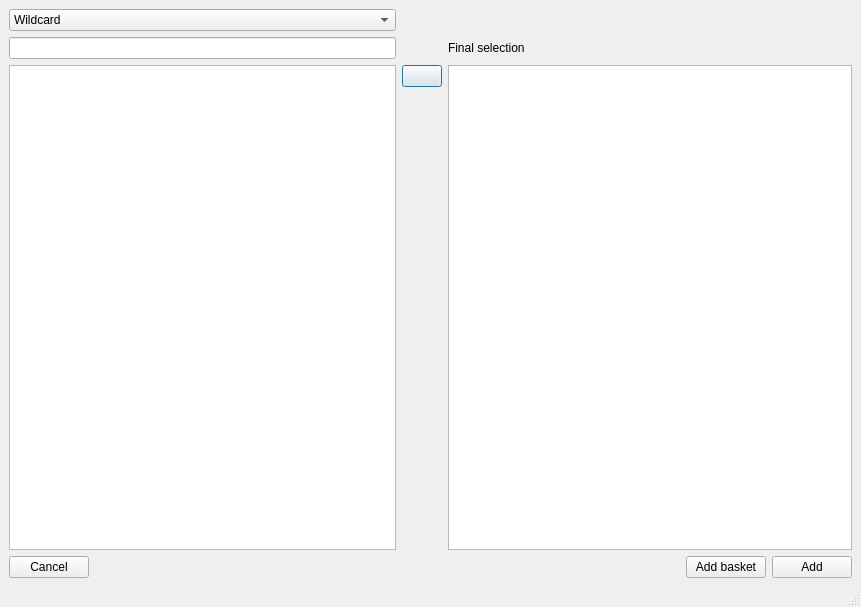
<?xml version="1.0" encoding="UTF-8"?>
<ui version="4.0">
 <class>SearchDialog</class>
 <widget class="QDialog" name="SearchDialog">
  <property name="geometry">
   <rect>
    <x>0</x>
    <y>0</y>
    <width>861</width>
    <height>607</height>
   </rect>
  </property>
  <property name="windowTitle">
   <string>Dialog</string>
  </property>
  <property name="sizeGripEnabled">
   <bool>true</bool>
  </property>
  <layout class="QGridLayout" name="grid_layout" columnstretch="1,0,1,0,0,0">
   <property name="leftMargin">
    <number>9</number>
   </property>
   <property name="topMargin">
    <number>9</number>
   </property>
   <property name="rightMargin">
    <number>9</number>
   </property>
   <property name="bottomMargin">
    <number>9</number>
   </property>
   <item row="0" column="0">
    <widget class="QComboBox" name="match_kind">
     <property name="currentIndex">
      <number>0</number>
     </property>
     <item>
      <property name="text">
       <string>Wildcard</string>
      </property>
     </item>
     <item>
      <property name="text">
       <string>Regex</string>
      </property>
     </item>
    </widget>
   </item>
   <item row="5" column="1">
    <widget class="QPushButton" name="add_btn">
     <property name="text">
      <string/>
     </property>
     <property name="icon">
      <iconset>
       <normaloff>:/left.png</normaloff>:/left.png</iconset>
     </property>
    </widget>
   </item>
   <item row="1" column="2">
    <widget class="QLabel" name="label">
     <property name="text">
      <string>Final selection</string>
     </property>
    </widget>
   </item>
   <item row="5" column="2" rowspan="4" colspan="4">
    <widget class="MinimalListWidget" name="selection"/>
   </item>
   <item row="9" column="0" colspan="6">
    <layout class="QHBoxLayout" name="horizontalLayout" stretch="0,1,0,0">
     <item>
      <widget class="QPushButton" name="cancel_btn">
       <property name="text">
        <string>Cancel</string>
       </property>
      </widget>
     </item>
     <item>
      <spacer name="horizontalSpacer_2">
       <property name="orientation">
        <enum>Qt::Horizontal</enum>
       </property>
       <property name="sizeHint" stdset="0">
        <size>
         <width>40</width>
         <height>20</height>
        </size>
       </property>
      </spacer>
     </item>
     <item>
      <widget class="QPushButton" name="add_basket_btn">
       <property name="text">
        <string>Add basket</string>
       </property>
      </widget>
     </item>
     <item>
      <widget class="QPushButton" name="apply_btn">
       <property name="text">
        <string>Add</string>
       </property>
      </widget>
     </item>
    </layout>
   </item>
   <item row="10" column="0">
    <widget class="QLabel" name="status">
     <property name="text">
      <string/>
     </property>
    </widget>
   </item>
   <item row="1" column="0">
    <widget class="QLineEdit" name="search_box">
     <property name="text">
      <string/>
     </property>
    </widget>
   </item>
   <item row="5" column="0" rowspan="4">
    <widget class="QListWidget" name="matches">
     <property name="selectionMode">
      <enum>QAbstractItemView::ExtendedSelection</enum>
     </property>
     <property name="sortingEnabled">
      <bool>true</bool>
     </property>
    </widget>
   </item>
   <item row="6" column="1">
    <spacer name="verticalSpacer_2">
     <property name="orientation">
      <enum>Qt::Vertical</enum>
     </property>
     <property name="sizeHint" stdset="0">
      <size>
       <width>20</width>
       <height>40</height>
      </size>
     </property>
    </spacer>
   </item>
  </layout>
 </widget>
 <customwidgets>
  <customwidget>
   <class>MinimalListWidget</class>
   <extends>QListWidget</extends>
   <header>asammdf/gui/widgets/list.h</header>
  </customwidget>
 </customwidgets>
 <tabstops>
  <tabstop>search_box</tabstop>
  <tabstop>matches</tabstop>
  <tabstop>add_btn</tabstop>
  <tabstop>selection</tabstop>
  <tabstop>add_basket_btn</tabstop>
  <tabstop>apply_btn</tabstop>
  <tabstop>cancel_btn</tabstop>
  <tabstop>match_kind</tabstop>
 </tabstops>
 <resources>
  <include location="resource.qrc"/>
 </resources>
 <connections/>
</ui>
